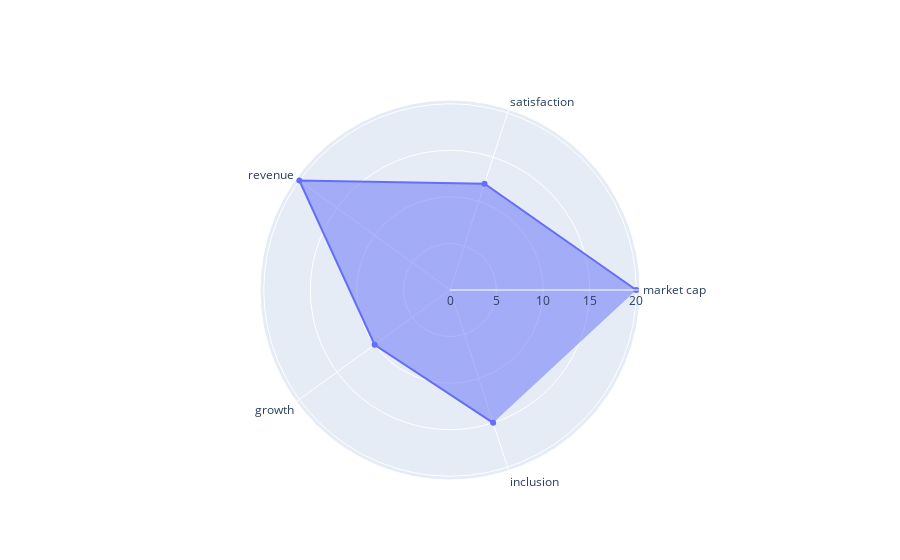

The notebook cell this image was saved under:
### Markdown cell above
## 2.Plotly Graph Objects

### Code cell
import plotly.graph_objects as go
fig=go.Figure(data=go.Scatterpolar(
    r='[20,12,20,10,15]',
    theta=['market cap','satisfaction','revenue','growth','inclusion'],
    fill='toself'
))

fig.update_layout(
    polar=dict(
        radialaxis=dict(
            visible=True
        ),
    ),
    
showlegend=False
)

fig.show()

### Figure 1 — Plotly figure (JSON) as saved in the notebook; plotly's stock layout.template omitted (floating-point values rounded to 4 significant figures)
{"data": [{"fill": "toself", "r": [20, 12, 20, 10, 15], "theta": ["market cap", "satisfaction", "revenue", "growth", "inclusion"], "type": "scatterpolar"}], "layout": {"polar": {"radialaxis": {"visible": true}}, "showlegend": false}}
